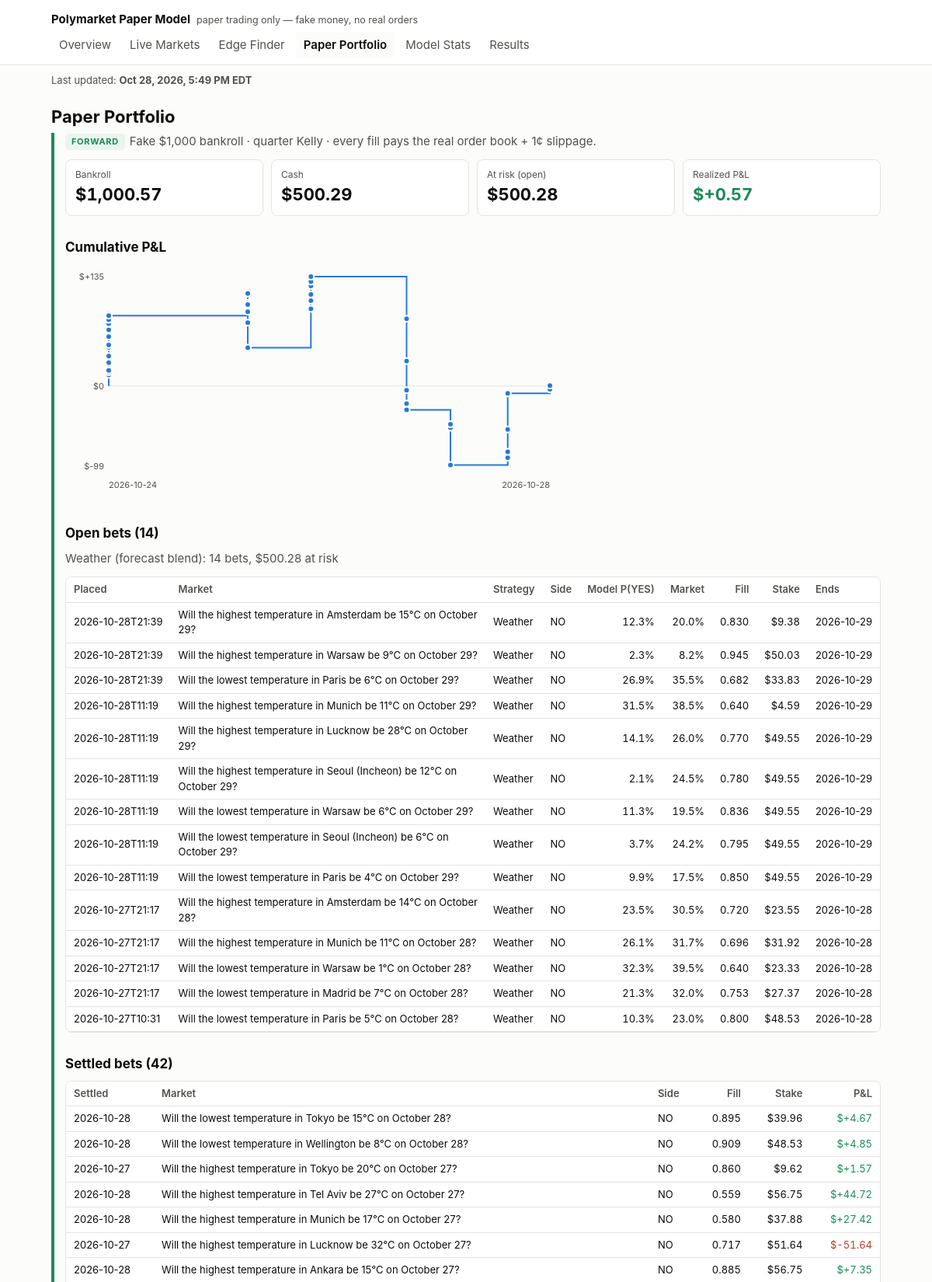
The app's page /portfolio.html (upper part) with its own data.
### tables this page shows
CREATE TABLE bets (
    seq INTEGER PRIMARY KEY,
    bet_id TEXT UNIQUE NOT NULL,
    run_id TEXT NOT NULL,
    placed_at TEXT NOT NULL,
    platform TEXT NOT NULL,
    market_id TEXT NOT NULL,
    question TEXT NOT NULL,
    category TEXT,
    end_date TEXT,
    side TEXT NOT NULL CHECK (side IN ('YES', 'NO')),
    model_prob_yes REAL NOT NULL,
    market_mid REAL NOT NULL,
    best_bid REAL,
    best_ask REAL,
    fill_price REAL NOT NULL,      -- average price paid per share, incl. slippage
    slippage_per_share REAL NOT NULL,
    shares REAL NOT NULL,
    stake REAL NOT NULL,
    kelly_full REAL NOT NULL,
    bankroll_at_bet REAL NOT NULL,
    model_version TEXT NOT NULL,
    prev_hash TEXT NOT NULL,
    row_hash TEXT NOT NULL
);

CREATE TABLE settlements (
    seq INTEGER PRIMARY KEY,
    bet_id TEXT UNIQUE NOT NULL REFERENCES bets(bet_id),
    settled_at TEXT NOT NULL,
    yes_payout REAL NOT NULL,      -- what one YES share paid: 1, 0, or 0.5 for a split
    payout REAL NOT NULL,
    pnl REAL NOT NULL,
    prev_hash TEXT NOT NULL,
    row_hash TEXT NOT NULL
);

### pmodel/dashboard/app.py (the view)
    @app.route("/portfolio.html")
    def portfolio():
        c = conn()
        all_bets = data.bets(c)
        return render_template(
            "portfolio.html", **ctx("portfolio.html"), fs=data.forward_stats(c),
            pnl_svg=charts.pnl_chart(data.pnl_curve(c), config.BANKROLL_START_USD),
            open_bets=[b for b in all_bets if b["settled_at"] is None],
            open_by_strategy=data.open_by_strategy(c),
            settled=[b for b in all_bets if b["settled_at"] is not None])

### pmodel/dashboard/charts.py (called while the page is built)
def _svg(body, label):
    return (f'<svg viewBox="0 0 {W} {H}" role="img" aria-label="{escape(label)}" '
            f'class="chart">{body}</svg>')

def _ts(iso):
    return datetime.strptime(iso, "%Y-%m-%dT%H:%M:%SZ").timestamp()

### pmodel/dashboard/data.py (called while the page is built)
def age_hours(iso, now=None):
    if not iso:
        return None
    from datetime import datetime, timezone
    t = datetime.strptime(iso, "%Y-%m-%dT%H:%M:%SZ").replace(tzinfo=timezone.utc)
    return ((now or datetime.now(timezone.utc)) - t).total_seconds() / 3600

def eastern(iso):
    if not iso:
        return None
    from datetime import datetime, timezone
    from zoneinfo import ZoneInfo
    t = datetime.strptime(iso, "%Y-%m-%dT%H:%M:%SZ").replace(tzinfo=timezone.utc)
    et = t.astimezone(ZoneInfo("America/New_York"))
    hour = et.strftime("%I").lstrip("0")
    return f"{et:%b} {et.day}, {et.year}, {hour}:{et:%M %p} {et.tzname()}"

def strategy_of(model_version: str) -> str:
    return "Weather (forecast blend)" if (model_version or "").startswith("weather") else \
        "General (price/volume model)"

def open_by_strategy(conn):
    out = {}
    for b in ledger_mod.open_bets(conn):
        name = strategy_of(b["model_version"])
        o = out.setdefault(name, {"strategy": name, "bets": 0, "stake": 0.0})
        o["bets"] += 1
        o["stake"] += b["stake"]
    return sorted(out.values(), key=lambda o: -o["bets"])

def bets(conn):
    return [dict(r) for r in conn.execute(
        """SELECT b.*, s.settled_at, s.yes_payout, s.payout, s.pnl
           FROM bets b LEFT JOIN settlements s USING (bet_id) ORDER BY b.seq DESC""")]

def pnl_curve(conn):
    total, out = 0.0, []
    for r in conn.execute("SELECT settled_at, pnl FROM settlements ORDER BY seq"):
        total += r["pnl"]
        out.append((r["settled_at"], total))
    return out

### pmodel/trading/ledger.py (called while the page is built)
def _guard_triggers():
    sql = []
    for t in LEDGER_TABLES:
        for op in ("UPDATE", "DELETE"):
            sql.append(f"""CREATE TRIGGER IF NOT EXISTS {t}_no_{op.lower()}
                BEFORE {op} ON {t}
                BEGIN SELECT RAISE(ABORT, '{t} is append-only: {op} is not allowed'); END;""")
    return "\n".join(sql)

def connect(path: Path = None) -> sqlite3.Connection:
    path = Path(path or config.PREDICTIONS_DB_PATH)
    path.parent.mkdir(parents=True, exist_ok=True)
    conn = sqlite3.connect(path)
    conn.row_factory = sqlite3.Row
    conn.executescript(SCHEMA)
    conn.executescript(_guard_triggers())
    return conn

### pmodel/dashboard/templates/portfolio.html
{% extends "base.html" %}
{% block body %}
<h1>Paper Portfolio</h1>
<section class="fwd">
<p class="lede"><span class="badge fwd">FORWARD</span>Fake ${{ '{:,.0f}'.format(cfg.BANKROLL_START_USD) }} bankroll · quarter Kelly · every fill pays the real order book + {{ (cfg.SLIPPAGE_PER_SHARE * 100)|round|int }}¢ slippage.</p>
<div class="tiles">
  <div class="tile"><div class="k">Bankroll</div><div class="v">${{ '{:,.2f}'.format(fs.money.bankroll) }}</div></div>
  <div class="tile"><div class="k">Cash</div><div class="v">${{ '{:,.2f}'.format(fs.money.cash) }}</div></div>
  <div class="tile"><div class="k">At risk (open)</div><div class="v">${{ '{:,.2f}'.format(fs.money.open_stake) }}</div></div>
  <div class="tile"><div class="k">Realized P&amp;L</div><div class="v {{ 'pos' if fs.total_pnl > 0 else 'neg' if fs.total_pnl < 0 }}">${{ '{:+,.2f}'.format(fs.total_pnl) }}</div></div>
</div>
<h2>Cumulative P&amp;L</h2>
{{ pnl_svg|safe }}
<h2>Open bets ({{ open_bets|length }})</h2>
{% if open_by_strategy %}<p class="note">{% for o in open_by_strategy %}{{ o.strategy }}: {{ o.bets }} bets, ${{ '{:,.2f}'.format(o.stake) }} at risk{% if not loop.last %} · {% endif %}{% endfor %}</p>{% endif %}
{% if open_bets %}<div class="tablewrap"><table>
<tr><th>Placed</th><th>Market</th><th>Strategy</th><th>Side</th><th class="n">Model P(YES)</th><th class="n">Market</th><th class="n">Fill</th><th class="n">Stake</th><th>Ends</th></tr>
{% for b in open_bets %}<tr><td>{{ b.placed_at[:16] }}</td><td class="q">{{ b.question }}</td><td>{{ 'Weather' if b.model_version.startswith('weather') else 'General' }}</td><td>{{ b.side }}</td>
<td class="n">{{ '{:.1%}'.format(b.model_prob_yes) }}</td><td class="n">{{ '{:.1%}'.format(b.market_mid) }}</td>
<td class="n">{{ '{:.3f}'.format(b.fill_price) }}</td><td class="n">${{ '{:,.2f}'.format(b.stake) }}</td><td>{{ (b.end_date or '')[:10] }}</td></tr>{% endfor %}
</table></div>{% else %}<p class="empty">No open bets.</p>{% endif %}
<h2>Settled bets ({{ settled|length }})</h2>
{% if settled %}<div class="tablewrap"><table>
<tr><th>Settled</th><th>Market</th><th>Side</th><th class="n">Fill</th><th class="n">Stake</th><th class="n">P&amp;L</th></tr>
{% for b in settled %}<tr><td>{{ b.settled_at[:10] }}</td><td class="q">{{ b.question }}</td><td>{{ b.side }}</td>
<td class="n">{{ '{:.3f}'.format(b.fill_price) }}</td><td class="n">${{ '{:,.2f}'.format(b.stake) }}</td>
<td class="n {{ 'pos' if b.pnl > 0 else 'neg' }}">${{ '{:+,.2f}'.format(b.pnl) }}</td></tr>{% endfor %}
</table></div>{% else %}<p class="empty">No settled bets yet.</p>{% endif %}
</section>
{% endblock %}

### pmodel/dashboard/templates/base.html (style rules this page uses)
:root { --bg: #fcfcfb; --surface: #ffffff; --ink: #0b0b0b; --ink-2: #52514e; --muted: #8a8984; --line: #e4e3df; --accent: #2a78d6; --good: #1b8a5a; --bad: #c4382b; --warn: #b07400; --fwd: #1b8a5a; --fwd-bg: #e9f6ef; --bt: #6b6a66; --bt-bg: #f1f0ec; }
* { box-sizing: border-box; }
html { -webkit-text-size-adjust: 100%; text-size-adjust: 100%; }
body { margin: 0; background: var(--bg); color: var(--ink); font: 15px/1.5 -apple-system, BlinkMacSystemFont, "Segoe UI", Roboto, sans-serif; }
h1 { font-size: 22px; margin: 0 0 4px; }
h2 { font-size: 17px; margin: 28px 0 8px; }
p.lede, .note { color: var(--ink-2); margin: 0 0 12px; }
.badge { display: inline-block; font-size: 11px; font-weight: 700; letter-spacing: .06em; padding: 2px 8px; border-radius: 4px; vertical-align: middle; margin-right: 6px; }
.badge.fwd { color: var(--fwd); background: var(--fwd-bg); }
section.fwd { border-left: 4px solid var(--fwd); padding-left: 14px; }
.tiles { display: grid; grid-template-columns: repeat(auto-fit, minmax(160px, 1fr)); gap: 10px; }
.tile { background: var(--surface); border: 1px solid var(--line); border-radius: 8px; padding: 10px 12px; }
.tile .k { color: var(--ink-2); font-size: 12px; }
.tile .v { font-size: 22px; font-weight: 650; font-variant-numeric: tabular-nums; }
.tablewrap { overflow-x: auto; border: 1px solid var(--line); border-radius: 8px; background: var(--surface); }
table { border-collapse: collapse; width: 100%; font-size: 13px; }
th, td { padding: 6px 10px; border-bottom: 1px solid var(--line); text-align: left; white-space: nowrap; }
th { color: var(--ink-2); font-weight: 600; background: var(--surface); position: sticky; top: 0; }
td.q { white-space: normal; min-width: 260px; }
td.n, th.n { text-align: right; font-variant-numeric: tabular-nums; }
.pos { color: var(--good); }
.neg { color: var(--bad); }
.chart { width: 100%; max-width: 640px; height: auto; }
.chart .tick { fill: var(--ink-2); font-size: 11px; }

### records on screen
bets: placed_at "2026-10-28T21:39", question "Will the highest temperature in Amsterdam be 15°C on October 29?", model_version "Weather", side "NO", model_prob_yes "12.3%", market_mid "20.0%", fill_price "0.830", stake "9.38", end_date "2026-10-29"
bets: placed_at "2026-10-28T21:39", question "Will the highest temperature in Warsaw be 9°C on October 29?", model_version "Weather", side "NO", model_prob_yes "2.3%", market_mid "8.2%", fill_price "0.945", stake "50.03", end_date "2026-10-29"
bets: placed_at "2026-10-28T21:39", question "Will the lowest temperature in Paris be 6°C on October 29?", model_version "Weather", side "NO", model_prob_yes "26.9%", market_mid "35.5%", fill_price "0.682", stake "33.83", end_date "2026-10-29"
bets: placed_at "2026-10-28T11:19", question "Will the highest temperature in Munich be 11°C on October 29?", model_version "Weather", side "NO", model_prob_yes "31.5%", market_mid "38.5%", fill_price "0.640", stake "4.59", end_date "2026-10-29"
bets: placed_at "2026-10-28T11:19", question "Will the highest temperature in Lucknow be 28°C on October 29?", model_version "Weather", side "NO", model_prob_yes "14.1%", market_mid "26.0%", fill_price "0.770", stake "49.55", end_date "2026-10-29"
bets: placed_at "2026-10-28T11:19", question "Will the highest temperature in Seoul (Incheon) be 12°C on October 29?", model_version "Weather", side "NO", model_prob_yes "2.1%", market_mid "24.5%", fill_price "0.780", stake "49.55", end_date "2026-10-29"
bets: placed_at "2026-10-28T11:19", question "Will the lowest temperature in Warsaw be 6°C on October 29?", model_version "Weather", side "NO", model_prob_yes "11.3%", market_mid "19.5%", fill_price "0.836", stake "49.55", end_date "2026-10-29"
bets: placed_at "2026-10-28T11:19", question "Will the lowest temperature in Seoul (Incheon) be 6°C on October 29?", model_version "Weather", side "NO", model_prob_yes "3.7%", market_mid "24.2%", fill_price "0.795", stake "49.55", end_date "2026-10-29"
bets: placed_at "2026-10-28T11:19", question "Will the lowest temperature in Paris be 4°C on October 29?", model_version "Weather", side "NO", model_prob_yes "9.9%", market_mid "17.5%", fill_price "0.850", stake "49.55", end_date "2026-10-29"
bets: placed_at "2026-10-27T21:17", question "Will the highest temperature in Amsterdam be 14°C on October 28?", model_version "Weather", side "NO", model_prob_yes "23.5%", market_mid "30.5%", fill_price "0.720", stake "23.55", end_date "2026-10-28"
bets: placed_at "2026-10-27T21:17", question "Will the highest temperature in Munich be 11°C on October 28?", model_version "Weather", side "NO", model_prob_yes "26.1%", market_mid "31.7%", fill_price "0.696", stake "31.92", end_date "2026-10-28"
bets: placed_at "2026-10-27T21:17", question "Will the lowest temperature in Warsaw be 1°C on October 28?", model_version "Weather", side "NO", model_prob_yes "32.3%", market_mid "39.5%", fill_price "0.640", stake "23.33", end_date "2026-10-28"
bets: placed_at "2026-10-27T21:17", question "Will the lowest temperature in Madrid be 7°C on October 28?", model_version "Weather", side "NO", model_prob_yes "21.3%", market_mid "32.0%", fill_price "0.753", stake "27.37", end_date "2026-10-28"
bets: placed_at "2026-10-27T10:31", question "Will the lowest temperature in Paris be 5°C on October 28?", model_version "Weather", side "NO", model_prob_yes "10.3%", market_mid "23.0%", fill_price "0.800", stake "48.53", end_date "2026-10-28"
settlements: settled_at "2026-10-28", question "Will the lowest temperature in Tokyo be 15°C on October 28?", side "NO", pnl "+4.67"
bets: fill_price "0.895", stake "39.96"
settlements: settled_at "2026-10-28", question "Will the lowest temperature in Wellington be 8°C on October 28?", side "NO", pnl "+4.85"
bets: fill_price "0.909", stake "48.53"
settlements: settled_at "2026-10-27", question "Will the highest temperature in Tokyo be 20°C on October 27?", side "NO", pnl "+1.57"
bets: fill_price "0.860", stake "9.62"
settlements: settled_at "2026-10-28", question "Will the highest temperature in Tel Aviv be 27°C on October 27?", side "NO", pnl "+44.72"
bets: fill_price "0.559", stake "56.75"
settlements: settled_at "2026-10-28", question "Will the highest temperature in Munich be 17°C on October 27?", side "NO", pnl "+27.42"
bets: fill_price "0.580", stake "37.88"
settlements: settled_at "2026-10-27", question "Will the highest temperature in Lucknow be 32°C on October 27?", side "NO", pnl "-51.64"
bets: fill_price "0.717", stake "51.64"
settlements: settled_at "2026-10-28", question "Will the highest temperature in Ankara be 15°C on October 27?", side "NO", pnl "+7.35"
bets: fill_price "0.885", stake "56.75"

### other values on screen
{{ name }} "Overview" "Live Markets" "Edge Finder" "Paper Portfolio" "Model Stats" "Results"
{{ '{:,.0f}'.format(cfg.BANKROLL_START_USD) }} "1,000"
{{ (cfg.SLIPPAGE_PER_SHARE * 100)|round|int }} "1"
{{ '{:,.2f}'.format(fs.money.bankroll) }} "1,000.57"
{{ '{:,.2f}'.format(fs.money.cash) }} "500.29"
{{ '{:,.2f}'.format(fs.money.open_stake) }} "500.28"
{{ '{:+,.2f}'.format(fs.total_pnl) }} "+0.57"
{{ pnl_svg|safe }} "$0 $+135 $-99 2026-10-24 2026-10-28"
{{ open_bets|length }} "14"
{{ o.strategy }} "Weather (forecast blend)"
{{ o.bets }} "14"
{{ '{:,.2f}'.format(o.stake) }} "500.28"
{{ settled|length }} "42"
